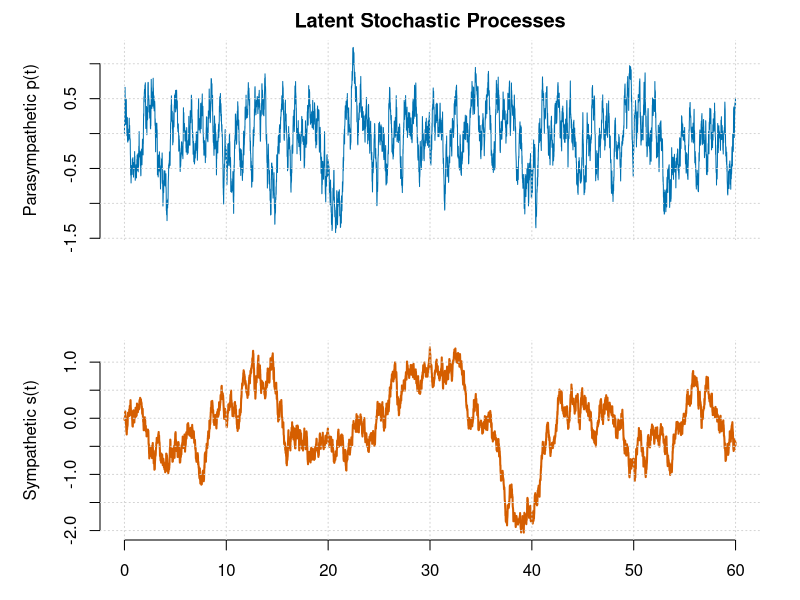
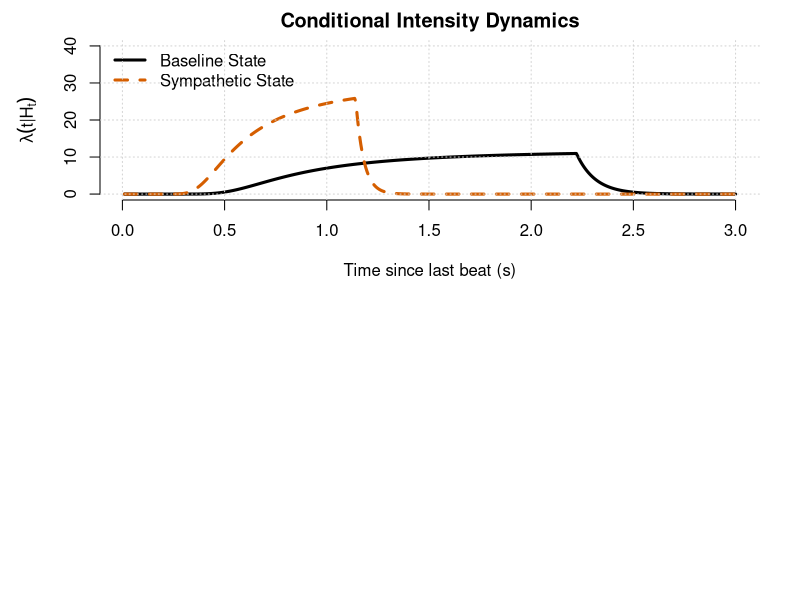
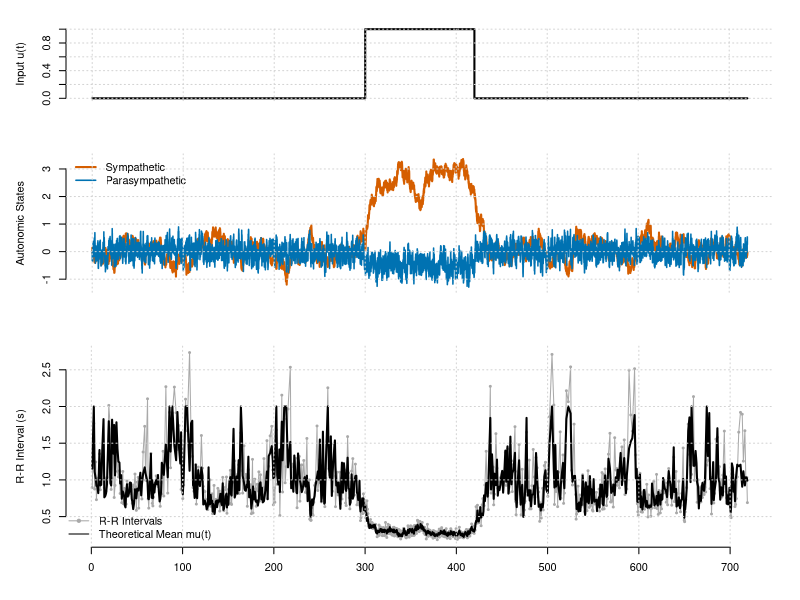

Generate these figures, in order, with R:
## ---- chunk 1
#| label: fig-latent-sde
#| fig-cap: "Trajectory of Latent Autonomic States. The blue trace (Parasympathetic) exhibits high-frequency variability due to its fast decay rate, while the red trace (Sympathetic) shows smoother, low-frequency trends. This frequency separation is intrinsic to the SDE formulation."

sim_latent_sde <- function(duration = 60, dt = 0.01) {
  n_steps <- duration / dt
  times <- seq(0, duration, length.out = n_steps)
  
  # Parameters defining the timescales
  a_p <- 2.5   # Fast vagal decay
  a_s <- 0.2   # Slow sympathetic decay
  sigma_p <- 1.0
  sigma_s <- 0.5
  
  # Initialization
  p <- numeric(n_steps)
  s <- numeric(n_steps)
  
  set.seed(42)
  # Euler-Maruyama Integration
  for(i in 1:(n_steps-1)) {
    # Generate Wiener increments
    dw_p <- rnorm(1, sd = sqrt(dt))
    dw_s <- rnorm(1, sd = sqrt(dt))
    
    # Update equations (uncoupled for clear visualization of timescales)
    dp <- -a_p * p[i] * dt + sigma_p * dw_p
    ds <- -a_s * s[i] * dt + sigma_s * dw_s
    
    p[i+1] <- p[i] + dp
    s[i+1] <- s[i] + ds
  }

  # Visualization
  par(mfrow = c(2, 1), mar = c(3, 5, 2, 2))
  plot(times, p, type = 'l', col = "#0072B2", lwd = 1,
       ylab = "Parasympathetic p(t)", xaxt = 'n', frame.plot = FALSE,
       main = "Latent Stochastic Processes")
  grid(col = "lightgray")
  
  plot(times, s, type = 'l', col = "#D55E00", lwd = 2,
       ylab = "Sympathetic s(t)", xlab = "Time (s)", frame.plot = FALSE)
  grid(col = "lightgray")
}

sim_latent_sde()

## ---- chunk 2
#| label: fig-hazard-function
#| fig-cap: "The Inverse Gaussian Hazard Function. The solid line represents the conditional intensity under baseline conditions. The dashed line shows the effect of sympathetic activation, which shortens the mean interval mu(t) and shifts the steep rising phase of the intensity to the left, increasing the probability of an earlier beat."

plot_ig_hazard <- function() {
  # Define time axis (time since last beat)
  tau <- seq(0.01, 3.0, length.out = 500)
  
  # Helper to compute Hazard
  calc_hazard <- function(tau_vec, mu_val, lambda_scale) {
    pdf_val <- numeric(length(tau_vec))
    cdf_val <- numeric(length(tau_vec))
    
    # Calculate PDF and CDF for Inverse Gaussian
    for(i in seq_along(tau_vec)) {
      t <- tau_vec[i]
      # PDF
      term1 <- sqrt(lambda_scale / (2 * pi * t^3))
      term2 <- exp(-lambda_scale * (t - mu_val)^2 / (2 * mu_val^2 * t))
      pdf_val[i] <- term1 * term2
      
      # CDF
      z1 <- sqrt(lambda_scale/t) * (t/mu_val - 1)
      z2 <- -sqrt(lambda_scale/t) * (t/mu_val + 1)
      cdf_val[i] <- pnorm(z1) + exp(2*lambda_scale/mu_val) * pnorm(z2)
    }
    
    # Hazard = PDF / Survival
    survival <- 1 - cdf_val
    survival[survival < 1e-6] <- 1e-6 # Numerical floor
    return(pdf_val / survival)
  }
  
  # Scenario 1: Baseline (Mean Interval = 0.8s, approx 75 BPM)
  h_base <- calc_hazard(tau, mu_val = 0.8, lambda_scale = 15)
  
  # Scenario 2: Sympathetic Activation (Mean Interval = 0.5s, 120 BPM)
  h_sym <- calc_hazard(tau, mu_val = 0.5, lambda_scale = 15)
  
  par(mar = c(5, 5, 2, 2))
  plot(tau, h_base, type = 'l', lwd = 3, col = "black", ylim = c(0, 40),
       xlab = "Time since last beat (s)", ylab = expression(lambda(t * "|" * H[t])),
       main = "Conditional Intensity Dynamics", frame.plot = FALSE)
  lines(tau, h_sym, lwd = 3, col = "#D55E00", lty = 2)
  
  legend("topleft", legend = c("Baseline State", "Sympathetic State"),
         col = c("black", "#D55E00"), lty = c(1, 2), lwd = 3, bty = "n")
  grid(col = "lightgray")
}

plot_ig_hazard()

## ---- chunk 3
#| label: full-simulation-code

#' Simulate SDE-Driven Inverse Gaussian Point Process
#'
#' @param duration Total simulation time (s)
#' @param dt Integration time step (s)
#' @param params List of model parameters
#' @param input_fn Function u(t) for exogenous input
sim_sde_ig_process <- function(duration, dt, params, input_fn) {
  
  n_steps <- ceiling(duration / dt)
  time_grid <- seq(0, by = dt, length.out = n_steps)
  
  # State Vectors
  p <- numeric(n_steps)
  s <- numeric(n_steps)
  lambda <- numeric(n_steps)
  mu_vec <- numeric(n_steps)
  
  # Event Storage
  spikes <- numeric(0)
  last_spike_t <- -1.0 # Initialize before start
  
  # Pre-compute noise for efficiency
  dW_p <- rnorm(n_steps, 0, sqrt(dt))
  dW_s <- rnorm(n_steps, 0, sqrt(dt))
  
  # Parameter Unpacking
  a_p <- params$a_p; a_s <- params$a_s
  b_ps <- params$b_ps; b_sp <- params$b_sp
  c_p <- params$c_p; c_s <- params$c_s
  sig_p <- params$sig_p; sig_s <- params$sig_s
  
  rho_0 <- params$rho_0
  k_sym <- params$k_sym
  k_par <- params$k_par
  lambda_scale <- params$lambda_scale
  
  for(i in 1:(n_steps-1)) {
    t <- time_grid[i]
    
    # 1. Evaluate Input
    u_val <- input_fn(t)
    
    # 2. Update SDE States (Euler-Maruyama)
    # p(t+dt) = p(t) + (-a_p*p + b_ps*s + c_p*u)*dt + sig*dW
    dp <- (-a_p * p[i] + b_ps * s[i] + c_p * u_val) * dt + sig_p * dW_p[i]
    ds <- (-a_s * s[i] + b_sp * p[i] + c_s * u_val) * dt + sig_s * dW_s[i]
    
    p[i+1] <- p[i] + dp
    s[i+1] <- s[i] + ds
    
    # 3. Map to Mean Interval mu(t)
    # Rate rho(t) = Base + Sym - Par
    current_rate <- rho_0 + k_sym * s[i+1] - k_par * p[i+1]
    # Safety: Rate must be positive
    if(current_rate < 0.5) current_rate <- 0.5
    
    current_mu <- 1 / current_rate
    mu_vec[i+1] <- current_mu
    
    # 4. Calculate Conditional Intensity (Hazard)
    tau <- t - last_spike_t
    
    # Safety: Avoid singularity at tau=0
    if (tau < 1e-3) {
      lambda_val <- 0
    } else {
      # Inverse Gaussian PDF
      term1 <- sqrt(lambda_scale / (2 * pi * tau^3))
      term2 <- exp(-lambda_scale * (tau - current_mu)^2 / (2 * current_mu^2 * tau))
      pdf_val <- term1 * term2
      
      # Inverse Gaussian CDF
      z1 <- sqrt(lambda_scale/tau) * (tau/current_mu - 1)
      z2 <- -sqrt(lambda_scale/tau) * (tau/current_mu + 1)
      cdf_val <- pnorm(z1) + exp(2 * lambda_scale / current_mu) * pnorm(z2)
      
      survival <- 1 - cdf_val
      if(survival < 1e-8) survival <- 1e-8
      
      lambda_val <- pdf_val / survival
    }
    
    lambda[i+1] <- lambda_val
    
    # 5. Event Generation (Bernoulli)
    prob_fire <- lambda_val * dt
    # Safety: Probability cannot exceed 1
    if(prob_fire > 1) prob_fire <- 1
    
    if(runif(1) < prob_fire) {
      spikes <- c(spikes, t)
      last_spike_t <- t
    }
  }
  
  return(list(time = time_grid, p = p, s = s, mu = mu_vec, spikes = spikes))
}

## ---- chunk 4
#| label: fig-results
#| fig-cap: "Simulation of Autonomic Response to Stress. Top: The exogenous input u(t) (black) drives the system. Middle: The autonomic states diverge; Sympathetic (red) rises slowly, Parasympathetic (blue) is suppressed. Bottom: The resulting tachogram (R-R intervals). Note the immediate shortening of intervals at onset and the gradual recovery at offset, driven by the SDE dynamics."

# Define Input: Stress ON between t=300 and t=420
input_boxcar <- function(t) {
  if(t >= 300 && t <= 420) return(1) else return(0)
}

# Parameter Set
params <- list(
  a_p = 2.0, b_ps = 0.0, c_p = -1.0, sig_p = 0.5, # Vagal Withdrawal
  a_s = 0.2, b_sp = 0.0, c_s = 0.5,  sig_s = 0.2, # Sympathetic Activation
  rho_0 = 1.0,  # 60 BPM baseline
  k_sym = 0.8,
  k_par = 0.8,
  lambda_scale = 20
)

# Run Simulation
set.seed(2026)
res <- sim_sde_ig_process(duration = 720, dt = 0.005, params, input_boxcar)

# Visualization
layout(matrix(c(1, 2, 3), 3, 1, byrow=TRUE), heights=c(1, 1.5, 2))
par(mar = c(2, 5, 2, 2), oma = c(2,0,0,0))

# 1. Input
plot(res$time, sapply(res$time, input_boxcar), type='l', lwd=2, 
     ylab="Input u(t)", xaxt='n', frame.plot=FALSE)
grid(col="lightgray")

# 2. States
plot(res$time, res$s, type='l', col="#D55E00", lwd=2, ylim=range(c(res$s, res$p)),
     ylab="Autonomic States", xaxt='n', frame.plot=FALSE)
lines(res$time, res$p, col="#0072B2", lwd=1.5)
legend("topleft", legend=c("Sympathetic", "Parasympathetic"), 
       col=c("#D55E00", "#0072B2"), lwd=c(2, 1.5), bty="n")
grid(col="lightgray")

# 3. Tachogram (RR Intervals)
rr_intervals <- diff(res$spikes)
beat_times <- res$spikes[-1]
plot(beat_times, rr_intervals, type='o', pch=20, cex=0.6, col="darkgrey",
     ylab="R-R Interval (s)", xlab="Time (s)", frame.plot=FALSE)
# Overlay the theoretical mean mu(t) sampled at beat times
# We find the index in time_grid closest to each beat time
mu_at_beats <- approx(res$time, res$mu, xout = beat_times)$y
lines(beat_times, mu_at_beats, col="black", lwd=2)
legend("bottomleft", legend=c("R-R Intervals", "Theoretical Mean mu(t)"),
       col=c("darkgrey", "black"), pch=c(20, NA), lty=c(1, 1), bty="n")
grid(col="lightgray")

